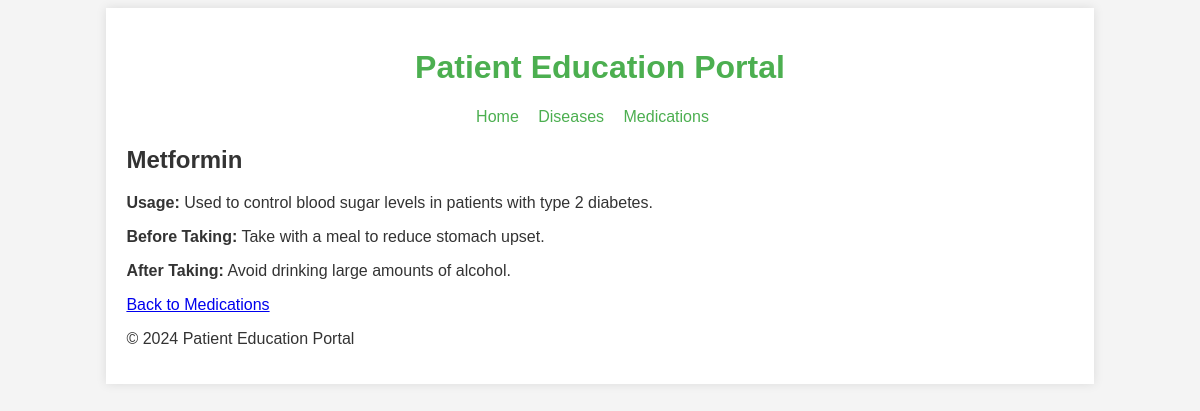
Page /medication/1 on the committed database.
### tables this page shows
CREATE TABLE medications (
            id INTEGER PRIMARY KEY AUTOINCREMENT,
            name TEXT NOT NULL,
            usage TEXT NOT NULL,
            before TEXT,
            after TEXT
        );

### app.py (the view)
@app.route('/medication/<int:medication_id>')
def medication(medication_id):
    conn = sqlite3.connect('database.db')
    cursor = conn.cursor()
    cursor.execute('SELECT * FROM medications WHERE id = ?', (medication_id,))
    medication = cursor.fetchone()
    conn.close()
    return render_template('medication.html', medication=medication)

### templates/medication.html (shortened to what this page needs)
{% extends "base.html" %}
{% block content %}
    <h2>{{ medication[1] }}</h2>
    <p><strong>Usage:</strong> {{ medication[2] }}</p>
    <p><strong>Before Taking:</strong> {{ medication[3] }}</p>
    <p><strong>After Taking:</strong> {{ medication[4] }}</p>
    <a href="{{ url_for('medications') }}">Back to Medications</a>
{% endblock %}

### static/css/style.css (style rules this page uses)
body { font-family: Arial, sans-serif; background-color: #f4f4f4; color: #333; }

### rows in the picture
medications: name "Metformin", usage "Used to control blood sugar levels in patients with type 2 diabetes.", before "Take with a meal to reduce stomach upset.", after "Avoid drinking large amounts of alcohol."
